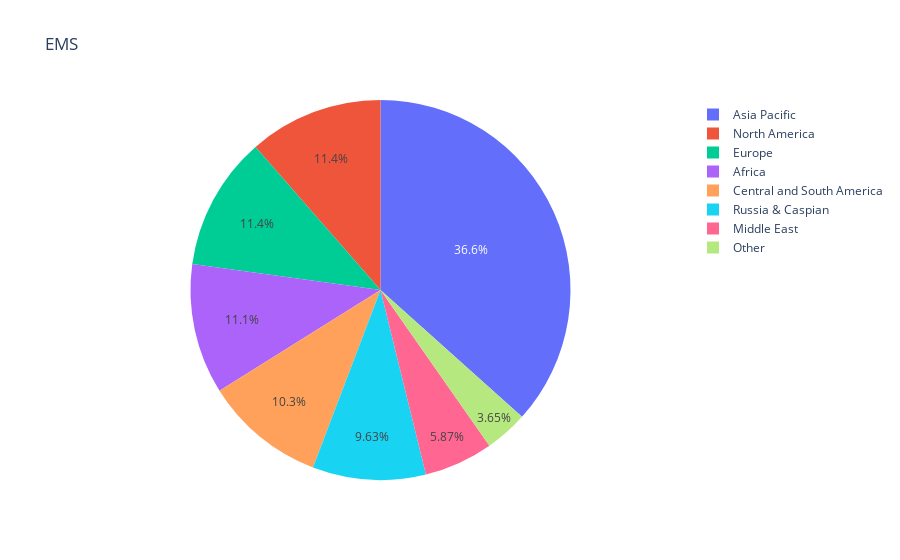

Notebook source saved alongside this figure:
### Code cell
# veri frame içindeki region sütununu kullanarak dünya bölgelerindeki hava kirliliğini pasta dilimi üzerindeki gösterimi.

fig = px.pie(veri, values='emissions', names='region', title='EMS')
fig.show()

### Figure 1 — Plotly figure (JSON) as saved in the notebook; plotly's stock layout.template omitted (floating-point values rounded to 4 significant figures; data arrays with more than 128 entries replaced by an {"elided": "..."} marker saying what was removed)
{"data": [{"domain": {"x": [0, 1], "y": [0, 1]}, "hovertemplate": "region=%{label}<br>emissions=%{value}<extra></extra>", "labels": {"elided": "416 str values"}, "legendgroup": "", "name": "", "showlegend": true, "type": "pie", "values": {"elided": "416 float values"}}], "layout": {"legend": {"tracegroupgap": 0}, "title": {"text": "EMS"}}}
